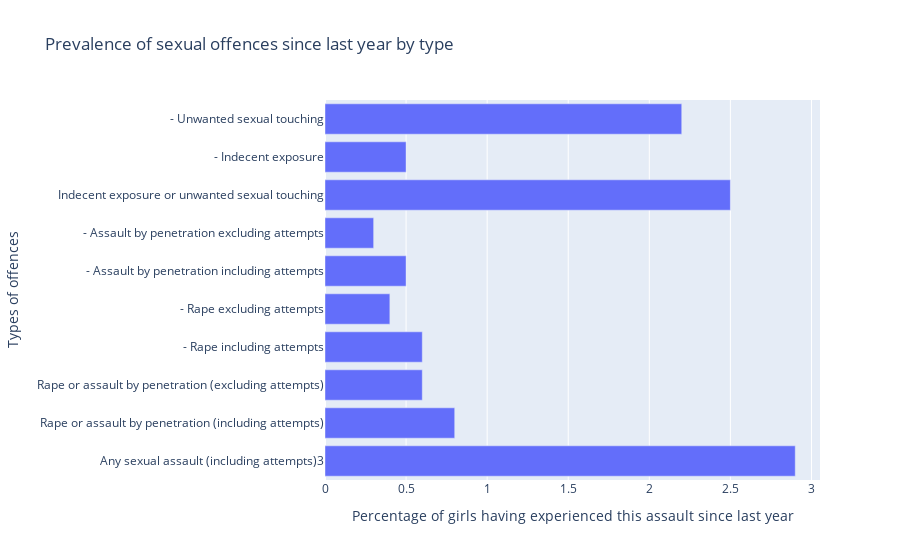

Notebook code for this chart:
### Code cell
# For the graph 2. we plot an interactive bar chart
# x-axis: types of offences 
# y-axis: prevalence of the types of offences in the last year

df5['Percentage of girls having experienced this assault since last year'] = df5[['In the last year']].astype('float')

#Create bar chart

fig = px.bar(df5, y="Types of offences", x='Percentage of girls having experienced this assault since last year', 
             title="Prevalence of sexual offences since last year by type",
             orientation='h')
fig.show()
fig.write_html('/Users/jutti/Documents/QM2SRQ1-2/Visualisations/Prevalence of sexual offences last year by type.html')

### Figure 1 — Plotly figure (JSON) as saved in the notebook; plotly's stock layout.template omitted (floating-point values rounded to 4 significant figures)
{"data": [{"alignmentgroup": "True", "hovertemplate": "Percentage of girls having experienced this assault since last year=%{x}<br>Types of offences=%{y}<extra></extra>", "legendgroup": "", "marker": {"color": "#636efa", "pattern": {"shape": ""}}, "name": "", "offsetgroup": "", "orientation": "h", "showlegend": false, "textposition": "auto", "type": "bar", "x": [2.9, 0.8, 0.6, 0.6, 0.4, 0.5, 0.3, 2.5, 0.5, 2.2], "xaxis": "x", "y": ["Any sexual assault (including attempts)3", "Rape or assault by penetration (including attempts)", "Rape or assault by penetration (excluding attempts)", "- Rape including attempts", "- Rape excluding attempts", "- Assault by penetration including attempts", "- Assault by penetration excluding attempts", "Indecent exposure or unwanted sexual touching", "- Indecent exposure", "- Unwanted sexual touching"], "yaxis": "y"}], "layout": {"barmode": "relative", "legend": {"tracegroupgap": 0}, "title": {"text": "Prevalence of sexual offences since last year by type"}, "xaxis": {"anchor": "y", "domain": [0, 1], "title": {"text": "Percentage of girls having experienced this assault since last year"}}, "yaxis": {"anchor": "x", "domain": [0, 1], "title": {"text": "Types of offences"}}}}
